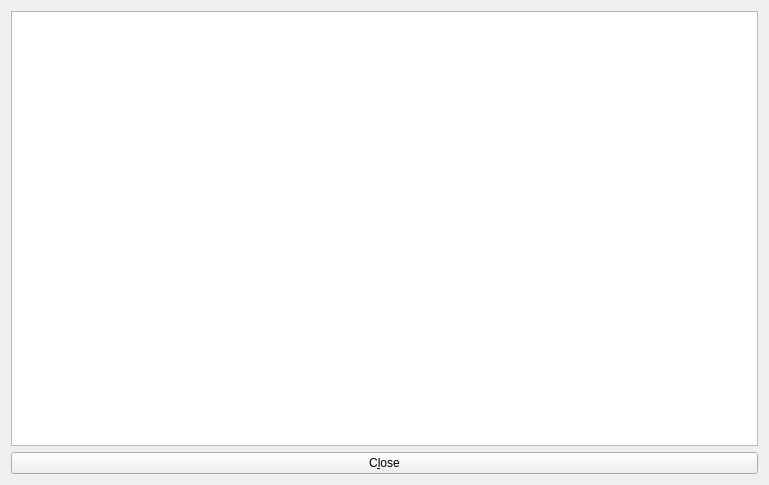
<?xml version="1.0" encoding="UTF-8"?>
<ui version="4.0">
 <class>OutPutsPage</class>
 <widget class="QWidget" name="OutPutsPage">
  <property name="geometry">
   <rect>
    <x>0</x>
    <y>0</y>
    <width>769</width>
    <height>485</height>
   </rect>
  </property>
  <layout class="QVBoxLayout" name="verticalLayout">
   <item>
        <widget class="QTextEdit" name="outPutsWidget">
         <property name="minimumSize">
          <size>
           <width>0</width>
           <height>300</height>
          </size>
         </property>
         <property name="readOnly">
          <bool>true</bool>
         </property>
         <property name="tabKeyNavigation" stdset="0">
          <bool>false</bool>
         </property>
         <property name="columnCount" stdset="0">
          <number>2</number>
         </property>
        </widget>
      </item>
   <item>
    <layout class="QHBoxLayout" name="horizontalLayout">
     <item>
      <widget class="QPushButton" name="closeButton">
       <property name="toolTip">
       </property>
       <property name="text">
        <string>C&amp;lose</string>
       </property>
       <property name="autoDefault">
        <bool>false</bool>
       </property>
      </widget>
     </item>
    </layout>
   </item>
  </layout>
 </widget>
 <resources>
  <include location="../ysw.qrc"/>
 </resources>
 <connections/>
</ui>
